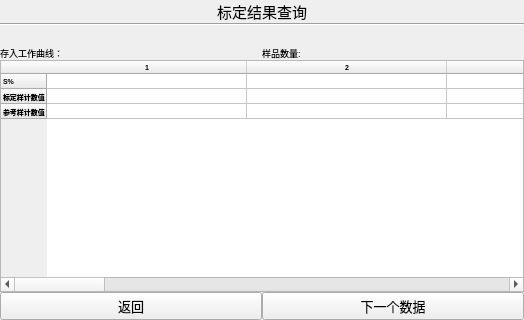
<?xml version="1.0" encoding="UTF-8"?>
<ui version="4.0">
 <class>caibrateresultquery</class>
 <widget class="QWidget" name="caibrateresultquery">
  <property name="geometry">
   <rect>
    <x>0</x>
    <y>0</y>
    <width>524</width>
    <height>320</height>
   </rect>
  </property>
  <property name="windowTitle">
   <string/>
  </property>
  <layout class="QGridLayout" name="gridLayout">
   <property name="leftMargin">
    <number>0</number>
   </property>
   <property name="topMargin">
    <number>0</number>
   </property>
   <property name="rightMargin">
    <number>0</number>
   </property>
   <property name="bottomMargin">
    <number>0</number>
   </property>
   <property name="spacing">
    <number>0</number>
   </property>
   <item row="0" column="0">
    <layout class="QVBoxLayout" name="verticalLayout" stretch="0,0,0,0,0,1,0,0">
     <property name="spacing">
      <number>0</number>
     </property>
     <item>
      <widget class="QLabel" name="label">
       <property name="font">
        <font>
         <pointsize>11</pointsize>
        </font>
       </property>
       <property name="text">
        <string>标定结果查询</string>
       </property>
       <property name="alignment">
        <set>Qt::AlignCenter</set>
       </property>
      </widget>
     </item>
     <item>
      <widget class="Line" name="line">
       <property name="orientation">
        <enum>Qt::Horizontal</enum>
       </property>
      </widget>
     </item>
     <item>
      <layout class="QHBoxLayout" name="horizontalLayout_2" stretch="3">
       <item>
        <widget class="QLabel" name="label_datetime">
         <property name="sizePolicy">
          <sizepolicy hsizetype="Preferred" vsizetype="Preferred">
           <horstretch>0</horstretch>
           <verstretch>0</verstretch>
          </sizepolicy>
         </property>
         <property name="font">
          <font>
           <pointsize>7</pointsize>
          </font>
         </property>
         <property name="text">
          <string/>
         </property>
        </widget>
       </item>
      </layout>
     </item>
     <item>
      <layout class="QHBoxLayout" name="horizontalLayout_3" stretch="3">
       <item>
        <widget class="QLabel" name="label_kbr">
         <property name="sizePolicy">
          <sizepolicy hsizetype="Preferred" vsizetype="Preferred">
           <horstretch>0</horstretch>
           <verstretch>0</verstretch>
          </sizepolicy>
         </property>
         <property name="font">
          <font>
           <pointsize>7</pointsize>
          </font>
         </property>
         <property name="text">
          <string/>
         </property>
        </widget>
       </item>
      </layout>
     </item>
     <item>
      <layout class="QHBoxLayout" name="horizontalLayout">
       <item>
        <widget class="QLabel" name="label_3">
         <property name="sizePolicy">
          <sizepolicy hsizetype="Minimum" vsizetype="Maximum">
           <horstretch>0</horstretch>
           <verstretch>0</verstretch>
          </sizepolicy>
         </property>
         <property name="font">
          <font>
           <pointsize>7</pointsize>
          </font>
         </property>
         <property name="text">
          <string>存入工作曲线：</string>
         </property>
        </widget>
       </item>
       <item>
        <widget class="QLabel" name="label_work_curve">
         <property name="sizePolicy">
          <sizepolicy hsizetype="Minimum" vsizetype="Maximum">
           <horstretch>0</horstretch>
           <verstretch>0</verstretch>
          </sizepolicy>
         </property>
         <property name="font">
          <font>
           <pointsize>7</pointsize>
          </font>
         </property>
         <property name="text">
          <string/>
         </property>
        </widget>
       </item>
       <item>
        <widget class="QLabel" name="label_4">
         <property name="sizePolicy">
          <sizepolicy hsizetype="Minimum" vsizetype="Maximum">
           <horstretch>0</horstretch>
           <verstretch>0</verstretch>
          </sizepolicy>
         </property>
         <property name="font">
          <font>
           <pointsize>7</pointsize>
          </font>
         </property>
         <property name="text">
          <string>样品数量:</string>
         </property>
        </widget>
       </item>
       <item>
        <widget class="QLabel" name="label_number">
         <property name="sizePolicy">
          <sizepolicy hsizetype="Minimum" vsizetype="Maximum">
           <horstretch>0</horstretch>
           <verstretch>0</verstretch>
          </sizepolicy>
         </property>
         <property name="font">
          <font>
           <pointsize>7</pointsize>
          </font>
         </property>
         <property name="text">
          <string/>
         </property>
        </widget>
       </item>
      </layout>
     </item>
     <item>
      <widget class="QTableWidget" name="tableWidget">
       <property name="sizePolicy">
        <sizepolicy hsizetype="Minimum" vsizetype="Minimum">
         <horstretch>0</horstretch>
         <verstretch>0</verstretch>
        </sizepolicy>
       </property>
       <property name="font">
        <font>
         <pointsize>5</pointsize>
         <weight>75</weight>
         <bold>true</bold>
        </font>
       </property>
       <property name="verticalScrollBarPolicy">
        <enum>Qt::ScrollBarAlwaysOff</enum>
       </property>
       <attribute name="horizontalHeaderDefaultSectionSize">
        <number>50</number>
       </attribute>
       <attribute name="horizontalHeaderMinimumSectionSize">
        <number>200</number>
       </attribute>
       <attribute name="horizontalHeaderStretchLastSection">
        <bool>true</bool>
       </attribute>
       <attribute name="verticalHeaderDefaultSectionSize">
        <number>10</number>
       </attribute>
       <attribute name="verticalHeaderMinimumSectionSize">
        <number>15</number>
       </attribute>
       <row>
        <property name="text">
         <string>S%</string>
        </property>
       </row>
       <row>
        <property name="text">
         <string>标定样计数值</string>
        </property>
       </row>
       <row>
        <property name="text">
         <string>参考样计数值</string>
        </property>
       </row>
       <column>
        <property name="text">
         <string>1</string>
        </property>
       </column>
       <column>
        <property name="text">
         <string>2</string>
        </property>
       </column>
       <column>
        <property name="text">
         <string>3</string>
        </property>
       </column>
       <column>
        <property name="text">
         <string>4</string>
        </property>
       </column>
       <column>
        <property name="text">
         <string>5</string>
        </property>
       </column>
       <column>
        <property name="text">
         <string>6</string>
        </property>
       </column>
       <column>
        <property name="text">
         <string>7</string>
        </property>
       </column>
       <column>
        <property name="text">
         <string>8</string>
        </property>
       </column>
       <column>
        <property name="text">
         <string>9</string>
        </property>
       </column>
       <column>
        <property name="text">
         <string>10</string>
        </property>
       </column>
       <column>
        <property name="text">
         <string>12</string>
        </property>
       </column>
       <item row="0" column="0">
        <property name="text">
         <string/>
        </property>
        <property name="font">
         <font>
          <weight>75</weight>
          <bold>true</bold>
         </font>
        </property>
       </item>
       <item row="0" column="1">
        <property name="text">
         <string/>
        </property>
        <property name="font">
         <font>
          <weight>75</weight>
          <bold>true</bold>
         </font>
        </property>
       </item>
       <item row="1" column="0">
        <property name="text">
         <string/>
        </property>
        <property name="font">
         <font>
          <weight>75</weight>
          <bold>true</bold>
         </font>
        </property>
       </item>
       <item row="2" column="0">
        <property name="text">
         <string/>
        </property>
        <property name="font">
         <font>
          <weight>75</weight>
          <bold>true</bold>
         </font>
        </property>
       </item>
      </widget>
     </item>
     <item>
      <layout class="QHBoxLayout" name="horizontalLayout_5">
       <property name="sizeConstraint">
        <enum>QLayout::SetMinimumSize</enum>
       </property>
       <item>
        <widget class="QPushButton" name="pushButton">
         <property name="sizePolicy">
          <sizepolicy hsizetype="Minimum" vsizetype="Maximum">
           <horstretch>0</horstretch>
           <verstretch>0</verstretch>
          </sizepolicy>
         </property>
         <property name="font">
          <font>
           <pointsize>10</pointsize>
          </font>
         </property>
         <property name="text">
          <string>返回</string>
         </property>
        </widget>
       </item>
       <item>
        <widget class="QPushButton" name="pushButton_2">
         <property name="sizePolicy">
          <sizepolicy hsizetype="Minimum" vsizetype="Maximum">
           <horstretch>0</horstretch>
           <verstretch>0</verstretch>
          </sizepolicy>
         </property>
         <property name="font">
          <font>
           <pointsize>10</pointsize>
          </font>
         </property>
         <property name="text">
          <string>下一个数据</string>
         </property>
        </widget>
       </item>
      </layout>
     </item>
     <item>
      <layout class="QHBoxLayout" name="horizontalLayout_4">
       <property name="spacing">
        <number>0</number>
       </property>
       <property name="sizeConstraint">
        <enum>QLayout::SetMinimumSize</enum>
       </property>
       <item>
        <widget class="issample" name="widget" native="true"/>
       </item>
       <item>
        <widget class="ispreheat" name="widget_2" native="true"/>
       </item>
       <item>
        <widget class="date_widget" name="widget_3" native="true"/>
       </item>
      </layout>
     </item>
    </layout>
   </item>
  </layout>
 </widget>
 <customwidgets>
  <customwidget>
   <class>date_widget</class>
   <extends>QWidget</extends>
   <header>date_widget.h</header>
   <container>1</container>
  </customwidget>
  <customwidget>
   <class>issample</class>
   <extends>QWidget</extends>
   <header>issample.h</header>
   <container>1</container>
  </customwidget>
  <customwidget>
   <class>ispreheat</class>
   <extends>QWidget</extends>
   <header>ispreheat.h</header>
   <container>1</container>
  </customwidget>
 </customwidgets>
 <resources/>
 <connections/>
</ui>
